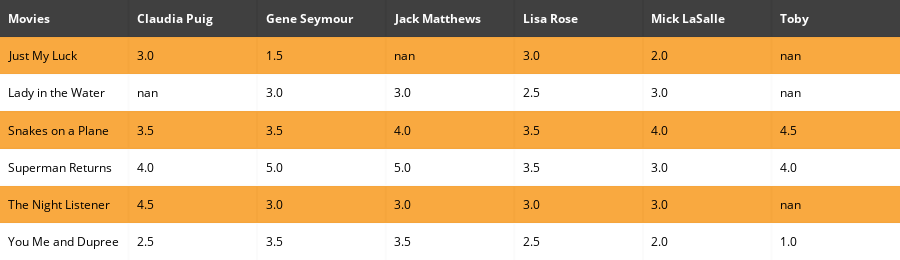

Write notebook code for a chart like this one.
### Code cell
df_r.insert(0,'Movies',df_r.index)
fig=ff.create_table(df_r,colorscale='Hot')
df_r.drop(columns=['Movies'],inplace=True)
iplot(fig)

### Figure 1 — Plotly figure (JSON) as saved in the notebook; plotly's stock layout.template omitted (floating-point values rounded to 4 significant figures)
{"data": [{"colorscale": "Hot", "hoverinfo": "none", "opacity": 0.75, "showscale": false, "type": "heatmap", "uid": "81b72445-8f9e-4524-8244-50c163e1df99", "z": [[0, 0, 0, 0, 0, 0, 0], [0.5, 0.5, 0.5, 0.5, 0.5, 0.5, 0.5], [1, 1, 1, 1, 1, 1, 1], [0.5, 0.5, 0.5, 0.5, 0.5, 0.5, 0.5], [1, 1, 1, 1, 1, 1, 1], [0.5, 0.5, 0.5, 0.5, 0.5, 0.5, 0.5], [1, 1, 1, 1, 1, 1, 1]]}], "layout": {"annotations": [{"align": "left", "font": {"color": "#ffffff"}, "showarrow": false, "text": "<b>Movies</b>", "x": -0.45, "xanchor": "left", "xref": "x", "y": 0, "yref": "y"}, {"align": "left", "font": {"color": "#ffffff"}, "showarrow": false, "text": "<b>Claudia Puig</b>", "x": 0.55, "xanchor": "left", "xref": "x", "y": 0, "yref": "y"}, {"align": "left", "font": {"color": "#ffffff"}, "showarrow": false, "text": "<b>Gene Seymour</b>", "x": 1.55, "xanchor": "left", "xref": "x", "y": 0, "yref": "y"}, {"align": "left", "font": {"color": "#ffffff"}, "showarrow": false, "text": "<b>Jack Matthews</b>", "x": 2.55, "xanchor": "left", "xref": "x", "y": 0, "yref": "y"}, {"align": "left", "font": {"color": "#ffffff"}, "showarrow": false, "text": "<b>Lisa Rose</b>", "x": 3.55, "xanchor": "left", "xref": "x", "y": 0, "yref": "y"}, {"align": "left", "font": {"color": "#ffffff"}, "showarrow": false, "text": "<b>Mick LaSalle</b>", "x": 4.55, "xanchor": "left", "xref": "x", "y": 0, "yref": "y"}, {"align": "left", "font": {"color": "#ffffff"}, "showarrow": false, "text": "<b>Toby</b>", "x": 5.55, "xanchor": "left", "xref": "x", "y": 0, "yref": "y"}, {"align": "left", "font": {"color": "#000000"}, "showarrow": false, "text": "Just My Luck", "x": -0.45, "xanchor": "left", "xref": "x", "y": 1, "yref": "y"}, {"align": "left", "font": {"color": "#000000"}, "showarrow": false, "text": "3.0", "x": 0.55, "xanchor": "left", "xref": "x", "y": 1, "yref": "y"}, {"align": "left", "font": {"color": "#000000"}, "showarrow": false, "text": "1.5", "x": 1.55, "xanchor": "left", "xref": "x", "y": 1, "yref": "y"}, {"align": "left", "font": {"color": "#000000"}, "showarrow": false, "text": "nan", "x": 2.55, "xanchor": "left", "xref": "x", "y": 1, "yref": "y"}, {"align": "left", "font": {"color": "#000000"}, "showarrow": false, "text": "3.0", "x": 3.55, "xanchor": "left", "xref": "x", "y": 1, "yref": "y"}, {"align": "left", "font": {"color": "#000000"}, "showarrow": false, "text": "2.0", "x": 4.55, "xanchor": "left", "xref": "x", "y": 1, "yref": "y"}, {"align": "left", "font": {"color": "#000000"}, "showarrow": false, "text": "nan", "x": 5.55, "xanchor": "left", "xref": "x", "y": 1, "yref": "y"}, {"align": "left", "font": {"color": "#000000"}, "showarrow": false, "text": "Lady in the Water", "x": -0.45, "xanchor": "left", "xref": "x", "y": 2, "yref": "y"}, {"align": "left", "font": {"color": "#000000"}, "showarrow": false, "text": "nan", "x": 0.55, "xanchor": "left", "xref": "x", "y": 2, "yref": "y"}, {"align": "left", "font": {"color": "#000000"}, "showarrow": false, "text": "3.0", "x": 1.55, "xanchor": "left", "xref": "x", "y": 2, "yref": "y"}, {"align": "left", "font": {"color": "#000000"}, "showarrow": false, "text": "3.0", "x": 2.55, "xanchor": "left", "xref": "x", "y": 2, "yref": "y"}, {"align": "left", "font": {"color": "#000000"}, "showarrow": false, "text": "2.5", "x": 3.55, "xanchor": "left", "xref": "x", "y": 2, "yref": "y"}, {"align": "left", "font": {"color": "#000000"}, "showarrow": false, "text": "3.0", "x": 4.55, "xanchor": "left", "xref": "x", "y": 2, "yref": "y"}, {"align": "left", "font": {"color": "#000000"}, "showarrow": false, "text": "nan", "x": 5.55, "xanchor": "left", "xref": "x", "y": 2, "yref": "y"}, {"align": "left", "font": {"color": "#000000"}, "showarrow": false, "text": "Snakes on a Plane", "x": -0.45, "xanchor": "left", "xref": "x", "y": 3, "yref": "y"}, {"align": "left", "font": {"color": "#000000"}, "showarrow": false, "text": "3.5", "x": 0.55, "xanchor": "left", "xref": "x", "y": 3, "yref": "y"}, {"align": "left", "font": {"color": "#000000"}, "showarrow": false, "text": "3.5", "x": 1.55, "xanchor": "left", "xref": "x", "y": 3, "yref": "y"}, {"align": "left", "font": {"color": "#000000"}, "showarrow": false, "text": "4.0", "x": 2.55, "xanchor": "left", "xref": "x", "y": 3, "yref": "y"}, {"align": "left", "font": {"color": "#000000"}, "showarrow": false, "text": "3.5", "x": 3.55, "xanchor": "left", "xref": "x", "y": 3, "yref": "y"}, {"align": "left", "font": {"color": "#000000"}, "showarrow": false, "text": "4.0", "x": 4.55, "xanchor": "left", "xref": "x", "y": 3, "yref": "y"}, {"align": "left", "font": {"color": "#000000"}, "showarrow": false, "text": "4.5", "x": 5.55, "xanchor": "left", "xref": "x", "y": 3, "yref": "y"}, {"align": "left", "font": {"color": "#000000"}, "showarrow": false, "text": "Superman Returns", "x": -0.45, "xanchor": "left", "xref": "x", "y": 4, "yref": "y"}, {"align": "left", "font": {"color": "#000000"}, "showarrow": false, "text": "4.0", "x": 0.55, "xanchor": "left", "xref": "x", "y": 4, "yref": "y"}, {"align": "left", "font": {"color": "#000000"}, "showarrow": false, "text": "5.0", "x": 1.55, "xanchor": "left", "xref": "x", "y": 4, "yref": "y"}, {"align": "left", "font": {"color": "#000000"}, "showarrow": false, "text": "5.0", "x": 2.55, "xanchor": "left", "xref": "x", "y": 4, "yref": "y"}, {"align": "left", "font": {"color": "#000000"}, "showarrow": false, "text": "3.5", "x": 3.55, "xanchor": "left", "xref": "x", "y": 4, "yref": "y"}, {"align": "left", "font": {"color": "#000000"}, "showarrow": false, "text": "3.0", "x": 4.55, "xanchor": "left", "xref": "x", "y": 4, "yref": "y"}, {"align": "left", "font": {"color": "#000000"}, "showarrow": false, "text": "4.0", "x": 5.55, "xanchor": "left", "xref": "x", "y": 4, "yref": "y"}, {"align": "left", "font": {"color": "#000000"}, "showarrow": false, "text": "The Night Listener", "x": -0.45, "xanchor": "left", "xref": "x", "y": 5, "yref": "y"}, {"align": "left", "font": {"color": "#000000"}, "showarrow": false, "text": "4.5", "x": 0.55, "xanchor": "left", "xref": "x", "y": 5, "yref": "y"}, {"align": "left", "font": {"color": "#000000"}, "showarrow": false, "text": "3.0", "x": 1.55, "xanchor": "left", "xref": "x", "y": 5, "yref": "y"}, {"align": "left", "font": {"color": "#000000"}, "showarrow": false, "text": "3.0", "x": 2.55, "xanchor": "left", "xref": "x", "y": 5, "yref": "y"}, {"align": "left", "font": {"color": "#000000"}, "showarrow": false, "text": "3.0", "x": 3.55, "xanchor": "left", "xref": "x", "y": 5, "yref": "y"}, {"align": "left", "font": {"color": "#000000"}, "showarrow": false, "text": "3.0", "x": 4.55, "xanchor": "left", "xref": "x", "y": 5, "yref": "y"}, {"align": "left", "font": {"color": "#000000"}, "showarrow": false, "text": "nan", "x": 5.55, "xanchor": "left", "xref": "x", "y": 5, "yref": "y"}, {"align": "left", "font": {"color": "#000000"}, "showarrow": false, "text": "You Me and Dupree", "x": -0.45, "xanchor": "left", "xref": "x", "y": 6, "yref": "y"}, {"align": "left", "font": {"color": "#000000"}, "showarrow": false, "text": "2.5", "x": 0.55, "xanchor": "left", "xref": "x", "y": 6, "yref": "y"}, {"align": "left", "font": {"color": "#000000"}, "showarrow": false, "text": "3.5", "x": 1.55, "xanchor": "left", "xref": "x", "y": 6, "yref": "y"}, {"align": "left", "font": {"color": "#000000"}, "showarrow": false, "text": "3.5", "x": 2.55, "xanchor": "left", "xref": "x", "y": 6, "yref": "y"}, {"align": "left", "font": {"color": "#000000"}, "showarrow": false, "text": "2.5", "x": 3.55, "xanchor": "left", "xref": "x", "y": 6, "yref": "y"}, {"align": "left", "font": {"color": "#000000"}, "showarrow": false, "text": "2.0", "x": 4.55, "xanchor": "left", "xref": "x", "y": 6, "yref": "y"}, {"align": "left", "font": {"color": "#000000"}, "showarrow": false, "text": "1.0", "x": 5.55, "xanchor": "left", "xref": "x", "y": 6, "yref": "y"}], "height": 260, "margin": {"b": 0, "l": 0, "r": 0, "t": 0}, "xaxis": {"dtick": 1, "gridwidth": 2, "showticklabels": false, "tick0": -0.5, "ticks": "", "zeroline": false}, "yaxis": {"autorange": "reversed", "dtick": 1, "gridwidth": 2, "showticklabels": false, "tick0": 0.5, "ticks": "", "zeroline": false}}}
